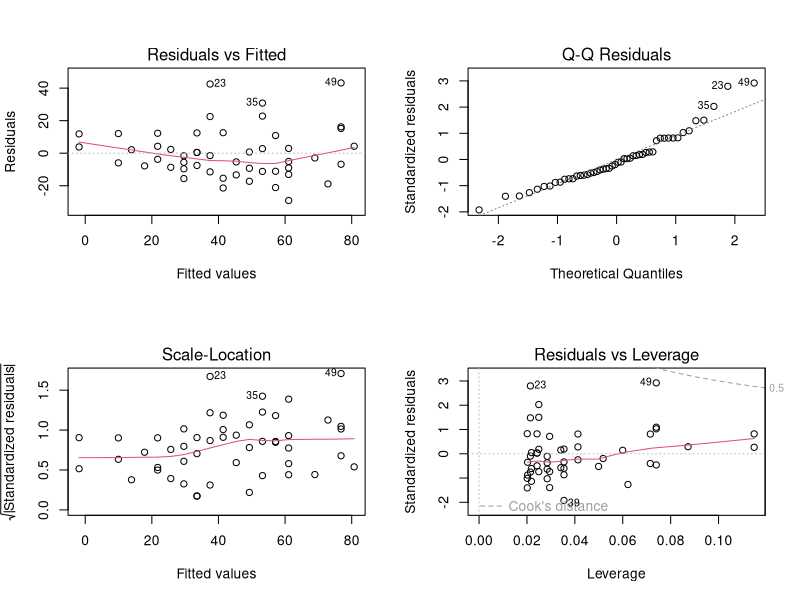
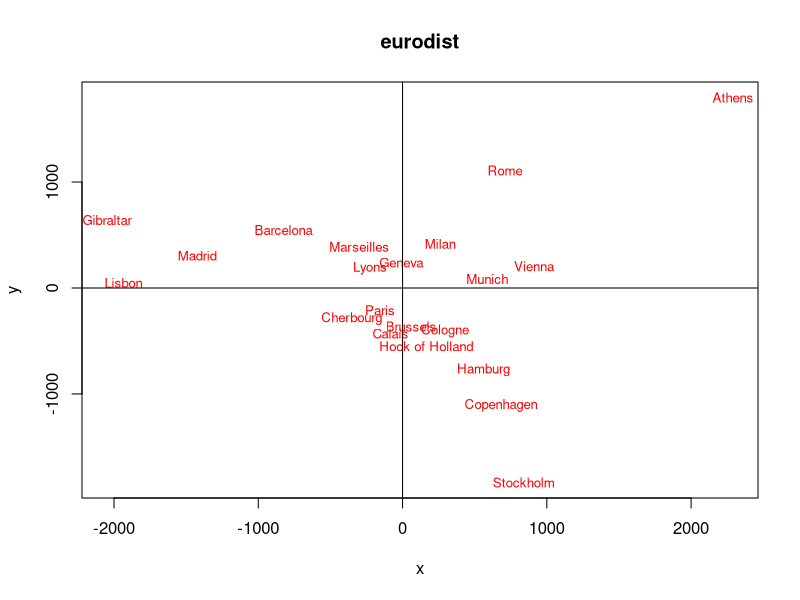
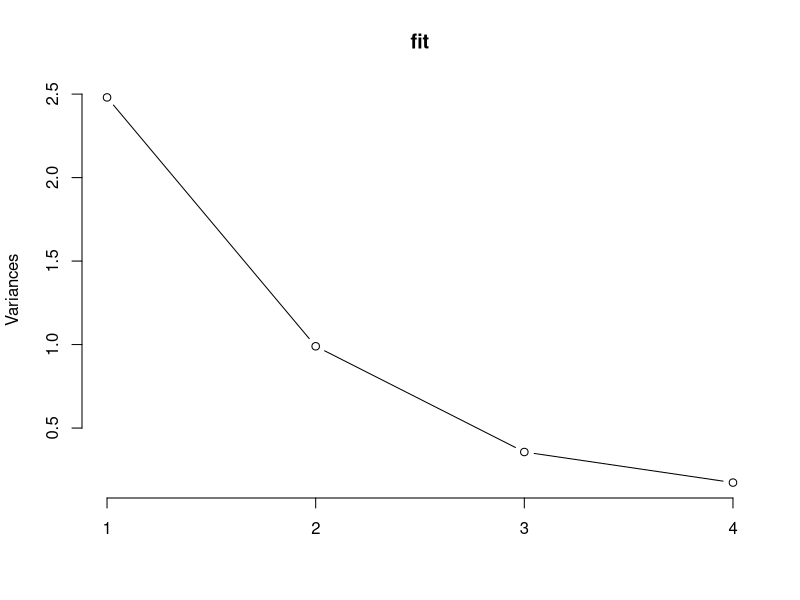
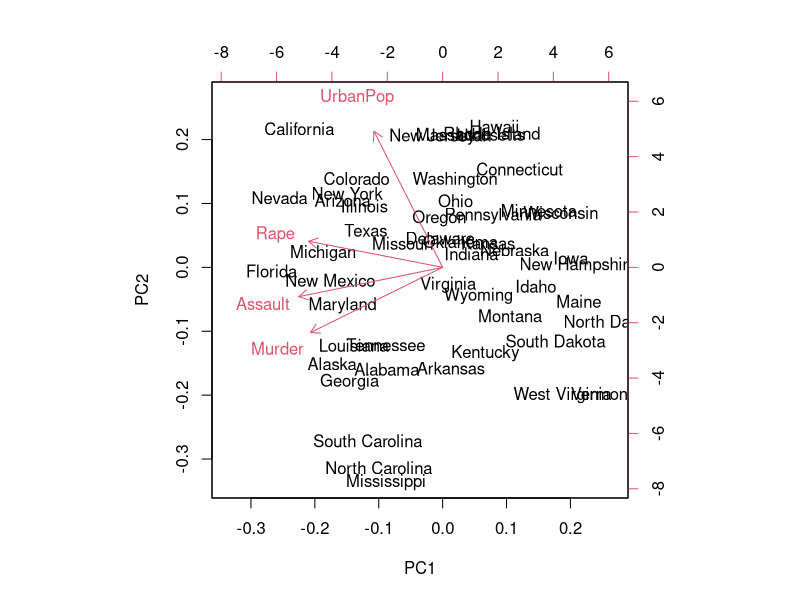
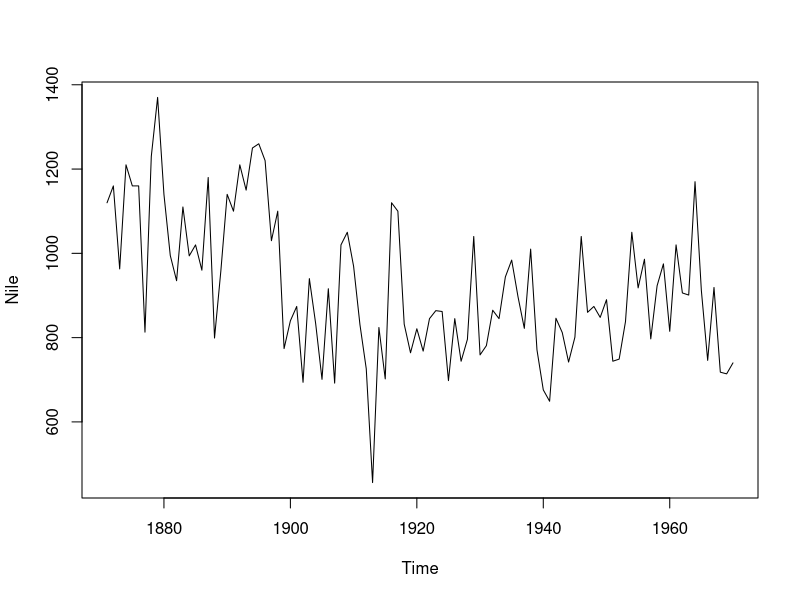
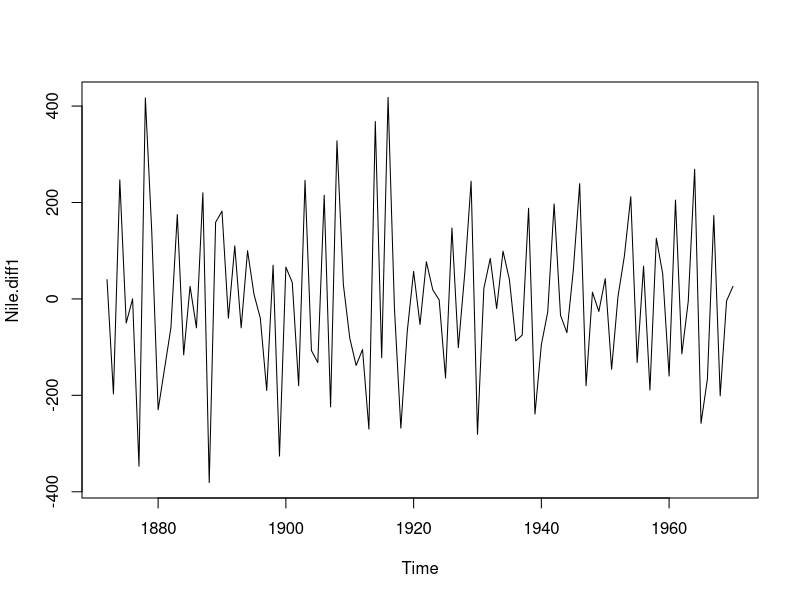
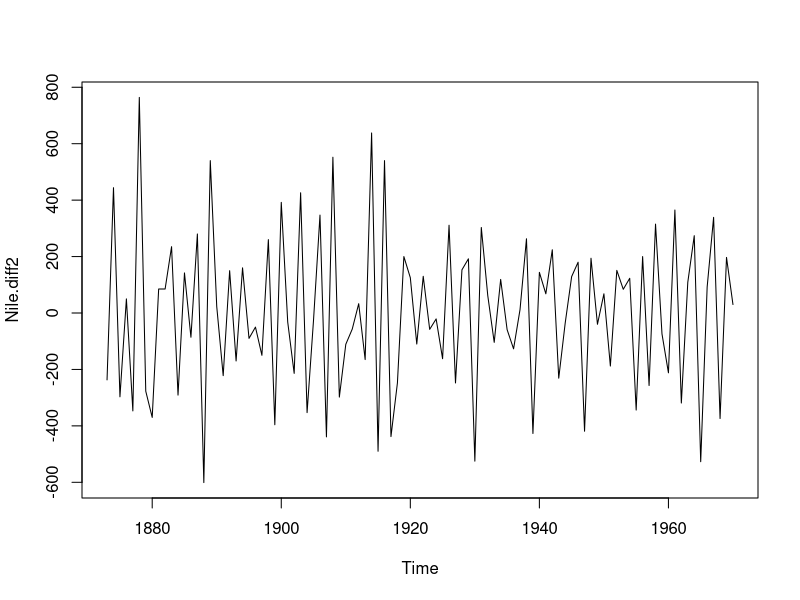
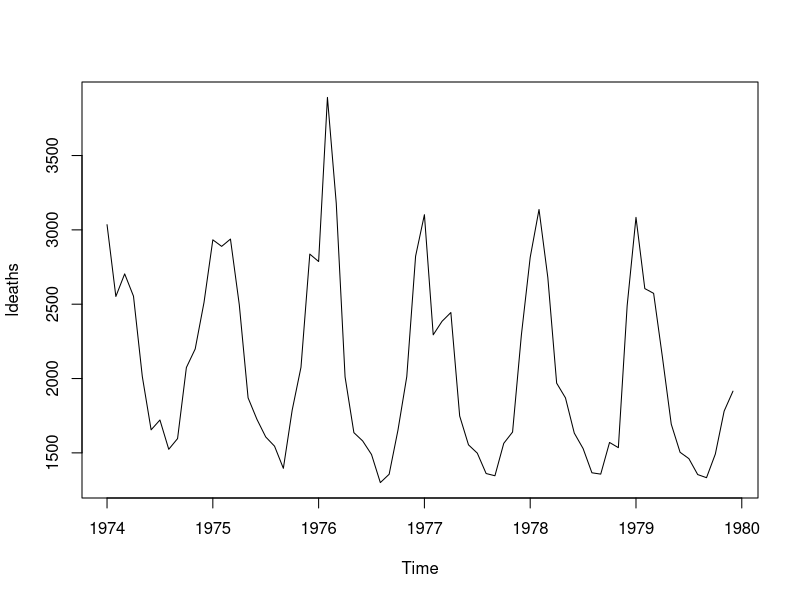

The R script that drew these images, in order:
##### 기술 통계 #####
data(iris)
mean(iris$Sepal.Length)


##### 회귀 분석 #####

# 1. 두 벡터 x와 y를 생성하고, x와 y 사이에 선형관계가 있다고 가정하고 lm()함수를 이용해 단순선형회귀분석을 실시하라.

set.seed(2)
x = runif(10, 0, 11)  # 평균 0, 표준편차 11의 연속균등분포로 난수 10개 추출
y = 2 + 3*x + rnorm(10,0,0.2)   # rnorm(10,0,0.2) 평균 0, 표준편차 2의 정규분포로 난수 10개 추출

dfrm <- data.frame(x, y)

# lm(선형회귀)(종속변수~독립변수, 데이터)
lm( y~x, data = dfrm )   # 회귀방정식 : y = 2.213 + 2.979x



# 2. 여러 개의 독립변수(u,v,w)와 하나의 반응변수(y)를 생성하고, 이들 간에 선행관계가 있다고 생각하며, 데이터의 다중선형회귀를 실시하라.

set.seed(2)
u <- runif(10, 0, 11)
v <- runif(10, 11, 20)
w <- runif(10, 1, 30)

y = 3 + 0.1*u + 2*v - 3*w + rnorm(10, 0, 0.1)

dfrm1 <- data.frame(y, u, v, w )

m <- lm(y~u+v+w, dfrm1)  # 회귀방정식 : y = 0.1232u + 1.9890v - 2.9978w

# 적합성 검증
summary(m)    # 결정계수, F통계량, 잔차의 표준오차 등 주요 통계량의 정보
# F통계량 : 1.038e+05,  p-value: 1.564e-14, 유의확률은 0.001보다 작으므로 추정된 회귀모형이 통계적으로 유의함을 알 수 있다. Multiple R-squared : 1(100%),	Adjusted R-squared: 1(100%) 로 회귀식이 데이터를 잘 표현하고 있음을 알 수 있다.




# 3. 다음은 식이요법 방법을 적용한 닭에 대한 데이터이다.
#install.packages("MASS")
library(MASS)

# 1번 닭에게 식이요법 방법 1을 적용한 데이터 chick
chick <- ChickWeight[ChickWeight$Diet==1,]
chick <- ChickWeight[ChickWeight$Chick==1,]
chick

# 시간 경과에 따른 닭들의 무게를 단순회귀분석
m1 = lm(weight~Time, chick)   # 회귀식 : weight = 24.465 + 7.988Time
summary(m1)
# F통계량 : 232.7,  p-value: 2.974e-08, 유의확률은  0.001보다 작다. 결정계수, 수정된 결정계수 95%로 매우 높게 보이므로 회귀모형이 통계적으로 유의미함을 볼 수 있다. 
# Time에 대한 회귀계수가 7.9879로, Time이 1 증가할 때 weight가 7.9879 증가한다고 해석할 수 있다.



# 4. 모델 진단 그래프
data(cars)
m <- lm(dist~speed, cars)
summary(m)
par(mfrow = c(2,2))
plot(m)
par(mfrow = c(1,1))


# 5. 다음과 같은 데이터가 있다. Y를 반응변수로 하고, X1, X2, X3, X4를 설명변수로 하는 선형회귀모형을 고려하고, 후진 제거법을 이해하기 위해 수동으로 변수제거를 한다.

x1 = c(7,1,11,11,7,11,3,1,2,21,1,11,10)
x2 = c(26,29,56,31,52,55,71,31,54,47,40,66,68)
x3 = c(6,15,8,8,6,9,17,22,18,4,23,9,8)
x4 = c(60,52,20,47,33,22,6,44,22,26,34,12,12)

y = c(78.5, 74.3, 104.3, 87.6, 95.9, 109.2, 102.7, 72.5, 93.1, 115.9, 83.8, 113.3, 109.4 )

df <- data.frame(x1, x2, x3, x4, y)
head(df)

#회귀분석
a <- lm(y~x1+x2+x3+x4, df)
summary(a)

#유의확률이 가장 높은 x3를 제거하고 다시 회귀분석
a <- lm(y~x1+x2+x4, df)
summary(a)   # x3를 제거한 후 결정계수 값이 높아졌다. ( 0.9736 -> 0.9764 )

#유의확률이 높은 x4를 다시 제거하고 회귀분석
a <- lm(y~x1+x2, df)
summary(a)  
# F통계량 :  229.5,  p-value: 4.407e-09 이 유의확률 0.05 아래에서 유의하고, 설명변수 x1, x2 유의확률값이 유의하므로 변수제거를 멈춘다.
# 최종 회귀식 : y = 52.57735 +  1.46831x1 + 0.66225x2 로 추정된다.


# 6. 예에서 주어진 자료와 선형회귀모형에 대해 전진 선택법을 적용하여 모형을 선택하시오. 

# step( lm(종속변수~설명변수, 데이터셋), scope = list(lower=~1, upper=~설명변수), direction = 변수선택방법)
step(lm(y~1,df), scope = list(lower =~ 1, upper =~ x1 + x2 + x3 + x4), 
     direction = "forward")

# scope 분석할 때 고려할 변수의 범위를 지정. '1'은 상수항.
# direction : 변수선택 방법. forward, backward, both.
# 최종 회귀식 : y = 71.6483 - 0.2365x4 + 1.4519x1 + 0.4161x2  



#### 다변량 분석 ####

#상관계수 검정
cor.test( c(1,2,3,4,5), c(1,0,5,7,9), method = "pearson" )
# p-value : 0.01523, p값이 0.05보다 작으므로 상관관계가 유의하다.

cor.test( c(1,2,3,4,5), c(1,0,5,7,9), method = "spear" )

#다차원척도법
loc <- cmdscale(eurodist)
x <- loc[ ,1]
y <- loc[ ,2]

plot(x, y, type = 'n', main = 'eurodist')
text(x, y, rownames(loc), cex = .8, col = 'red')
abline(v = 0, h = 0)

#주성분 분석
library(datasets)
data("USArrests")

fit <- prcomp(USArrests, scale = TRUE)   # 주성분 분석 함수, sclae = T 표준화
summary(fit)
# 첫번째 주성분  PC1이 전체의 62%로 첫번째만 수용했을 때 정보손실은 38%.

fit$rotation   # 주성분들의 로딩 벡터

plot(fit, type = "lines")
# 스크리도표 : 고유값이 1보다 크며 하나의 요인이 변수 1개 이상의 분신을 설명한다는 의미이다. 1보다 작으면 요인으로서 의미가 없다는 뜻. 

biplot(fit)



#### 시계열 예측 #####

#분해 시계열 

# 1. R에 기본적으로 내장되어 있는 Nile 데이터이다. 1871년부터 1970년까지 아스완 댐에서 측정한 나일강의 연간 유입량에 대한 시계열 데이터이다. 
Nile
plot(Nile)

Nile.diff1 <- diff(Nile, differences = 1)
plot(Nile.diff1)

Nile.diff2 <- diff(Nile, differences = 2)
plot(Nile.diff2)

# 2. ldeaths 1974년부터 1979년까지 영국 내의 월별 폐질환 사망자에 관한 시열 자료이다.
ldeaths
plot(ldeaths)

#decompose() 함수로 시계열 자료를 4가지 요인으로 분해
ldeaths.decompose <- decompose(ldeaths)
ldeaths.decompose$seasonal
plot(ldeaths.decompose)

ldeaths.decompose.adj <- ldeaths - ldeaths.decompose$seasonal
plot(ldeaths.decompose.adj)

